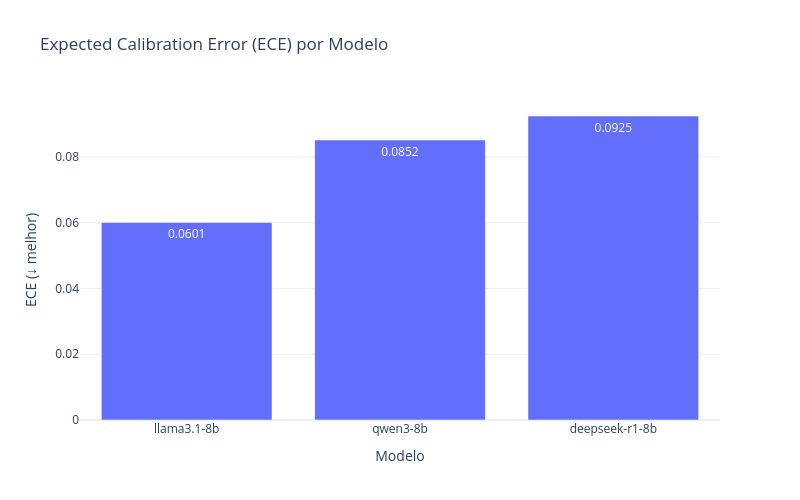

Notebook cell for this chart:
### Markdown cell above
### - 7.4) Expected Calibration Error (ECE)

### Code cell
logger.info("📐 Expected Calibration Error (ECE) — menor é melhor:")
ece_rows = []
for model in DEFAULT_MODELS:
    conf_col  = f"{model}_rep1_conf"
    label_col = f"{model}_consensus"
    df_m = df_annotations[[conf_col, label_col, "ground_truth"]].dropna().copy()
    df_m["bin"] = pd.cut(df_m[conf_col], bins=CONF_BINS, labels=False, include_lowest=True)
    df_m["correct"] = (df_m[label_col] == df_m["ground_truth"]).astype(int)

    ece = 0.0
    n = len(df_m)
    for b in range(N_BINS):
        mask = df_m["bin"] == b
        if mask.sum() == 0:
            continue
        acc  = df_m.loc[mask, "correct"].mean()
        conf = df_m.loc[mask, conf_col].mean()
        ece += (mask.sum() / n) * abs(acc - conf)

    ece_rows.append({"Modelo": model, "ECE": round(ece, 4)})
    logger.info(f"  {model:20s}: ECE = {ece:.4f}")

df_ece = pd.DataFrame(ece_rows).sort_values("ECE")

fig = go.Figure()
fig.add_trace(go.Bar(
    x=df_ece["Modelo"],
    y=df_ece["ECE"],
    text=df_ece["ECE"].round(4),
    textposition="auto"
))
fig.update_layout(
    title="Expected Calibration Error (ECE) por Modelo",
    xaxis_title="Modelo",
    yaxis_title="ECE (↓ melhor)",
    template="plotly_white",
    width=800,
    height=500
)
fig.show()

### Figure 1 — Plotly figure (JSON) as saved in the notebook; plotly's stock layout.template omitted (floating-point values rounded to 4 significant figures)
{"data": [{"text": [0.0601, 0.0852, 0.0925], "textposition": "auto", "type": "bar", "x": ["llama3.1-8b", "qwen3-8b", "deepseek-r1-8b"], "y": [0.0601, 0.0852, 0.0925]}], "layout": {"height": 500, "title": {"text": "Expected Calibration Error (ECE) por Modelo"}, "width": 800, "xaxis": {"title": {"text": "Modelo"}}, "yaxis": {"title": {"text": "ECE (↓ melhor)"}}}}
